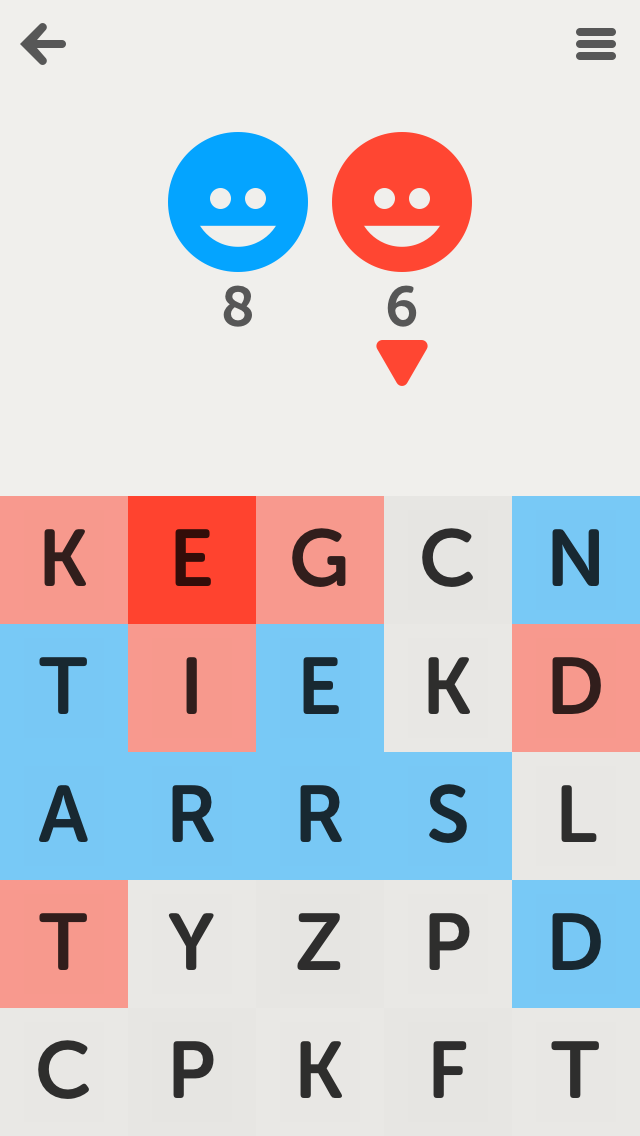
#> input picture fixtures/sample.png, 640 x 1136 px
$ python ocr.py   (Python 2 division)
#> lines starting #> are read from the running program, lines starting #| are printed output that depends on the picture
#> further down, grid_img is the input picture: shape (1136, 640, 3); mean B, G, R 209.9, 204.6, 206.5
__author__ = 'Jann Kleen'

from pytesseract import image_to_string
import cv2
import numpy as np
from collections import Counter
from itertools import product
from copy import copy
import Image


def detect_character(img):
    _img = cv2.cvtColor(img, cv2.COLOR_BGR2GRAY)
    pil_im = Image.fromstring("L", _img.shape[:2], _img.tostring())

    print image_to_string(pil_im)


def merge_colours(pixels, max_distance=5):
    """ Merge a Counter() dictionary by euclidean distance in RGB space.

    :param pixels: Dictionary with BGR tuples as keys and counts as values
    :return: Dictionary with BGR tuples as keys and counts as values
    """
    pixels = copy(pixels)

    distances = [(item,
                  np.sqrt(np.sum((np.array(item[0])-np.array(item[1]))**2))) for item in product(pixels.keys(),
                                                                                                 pixels.keys())]

    for pair, distance in distances:
        if pair[0] == pair[1]:
            continue  # comparing the same colours
        if distance < max_distance:
            try:
                if pixels[pair[0]] > pixels[pair[1]]:
                    pixels[pair[0]] += pixels[pair[1]]
                    del pixels[pair[1]]
                else:
                    pixels[pair[1]] += pixels[pair[0]]
                    del pixels[pair[0]]
            except KeyError:
                continue  # one of them is already gone

    return pixels


def detect_colour(field):
    """ Detect the background colour of a field.

    :param field: cv2 image object
    :return: BGR value of the most prominent colour
    """
    # create list of BGR tuples and count them
    pixels = Counter(map(tuple, np.reshape(field, (-1, 3)).tolist()))
    # filter out the colours which just have a few occurrences
    pixels = dict(filter(lambda pixel: pixel[1] > 100, dict(pixels).items()))
    # and merge the nearby colours
    pixels = merge_colours(pixels)

    # the background color should be the one with the most pixels present
    return Counter(pixels).most_common(1)[0][0]


def detect_fields(img):
    """ Separates the image into a 5x5 matrix of fields

    :param img: cv2 image object
    :return: 2-dimensional list of image objects
    """
    lines = np.array_split(img, 5, axis=1)
    fields = [np.array_split(line, 5, axis=0) for line in lines]
    return fields


def detect_board(img):
    """ Detects the beginning of the playing board

    i.e. it detects the first horizontal line and returns the coordinate
    This code was copied from the line detection example on http://docs.opencv.org

    :param img: OpenCV image object
    :return: Height of the first detected horizontal line
    """
    gray = cv2.cvtColor(img, cv2.COLOR_BGR2GRAY)
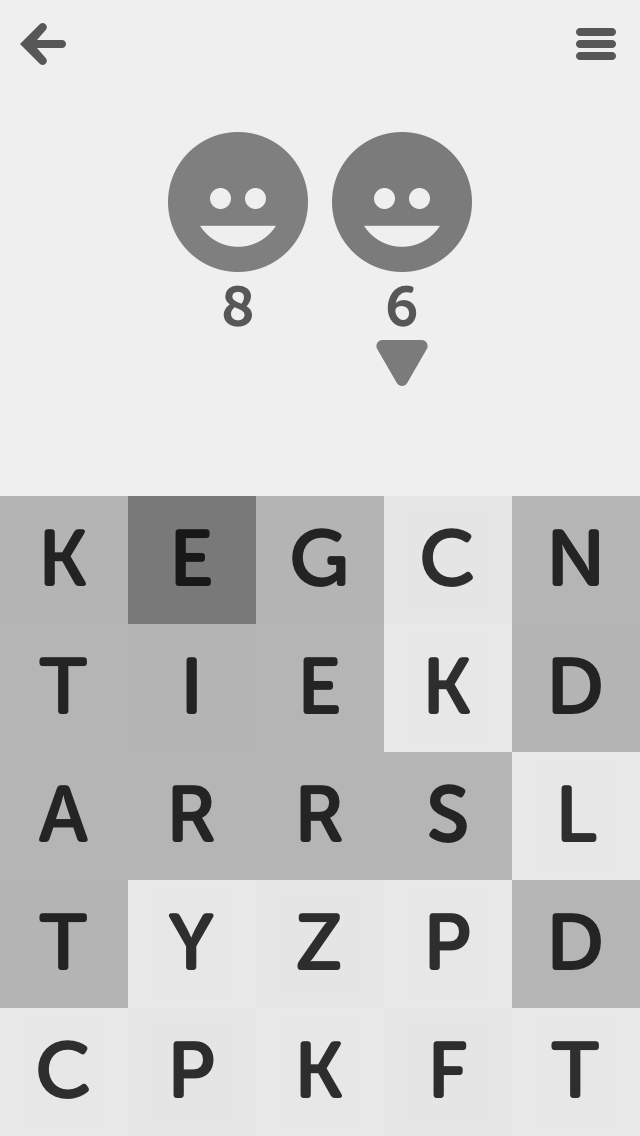
#> gray: shape (1136, 640); min 24, max 239, mean 205.8
    edges = cv2.Canny(gray, 50, 150, apertureSize=3)
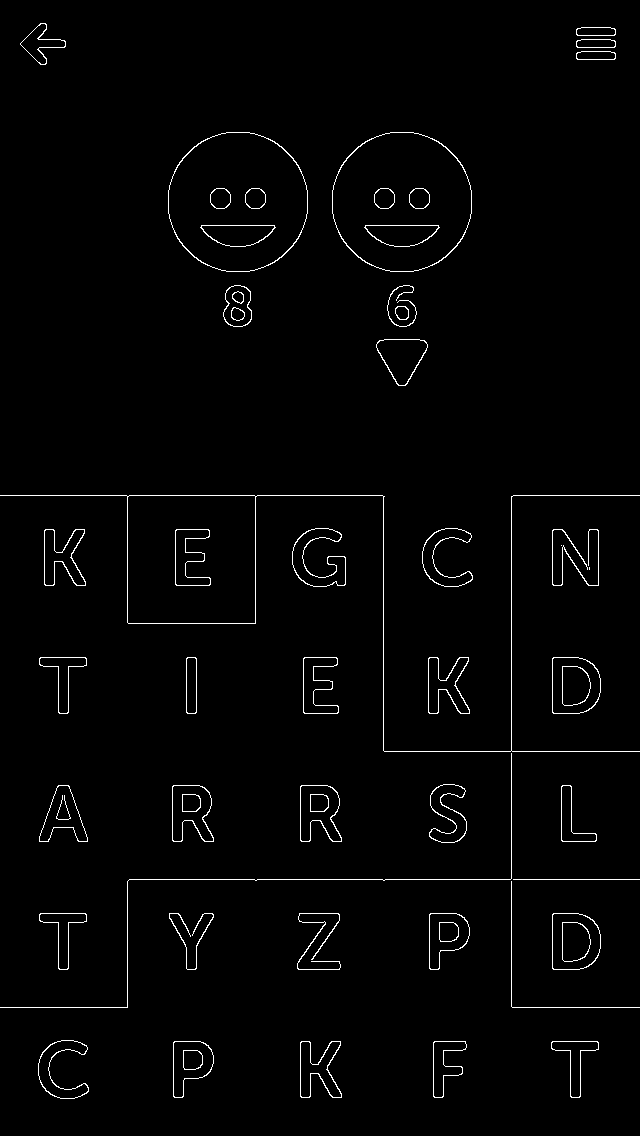
#> edges: shape (1136, 640); 1.7% white in thin lines or dots

    lines = cv2.HoughLines(edges, 1, np.pi / 180, 200)
#> lines = [[511, 0], [495, 1.57], [879, 1.57], [383, 0], [1007, 1.57], [751, 1.57], [127, 0]]
    for rho, theta in lines[0]:
        a = np.cos(theta)
        b = np.sin(theta)
        y0 = b * rho
        y1 = int(y0 + 1000 * a)
        y2 = int(y0 - 1000 * a)

        if abs(y1 - y2) < 5:
            return int(y0)
#> this loop made 1 pass
#> (rho, theta, a, b, y0, y1, y2) on pass 1: (511, 0, 1, 0, 0, 1000, -1000)

    return None


if __name__ == '__main__':
    grid_img = cv2.imread('fixtures/sample.png')
    grid_start_y = detect_board(grid_img)
    grid_img = grid_img[grid_start_y:, :]
    grid_img = detect_fields(grid_img)
#> in detect_fields, `lines = np.array_split(img, 5, axis=1)`: lines = 5 items
#> grid_img = 5 items
    colours = []
    for line_idx, field_line in enumerate(grid_img):
        for field_idx, field_img in enumerate(field_line):
            # print field_img
            colours.append(detect_colour(field_img))
            cv2.imshow('field-%s-%s' % (line_idx, field_idx), cv2.cvtColor(field_img, cv2.COLOR_BGR2GRAY))
#> (the run stopped early here; a loop or call above may not have finished)
